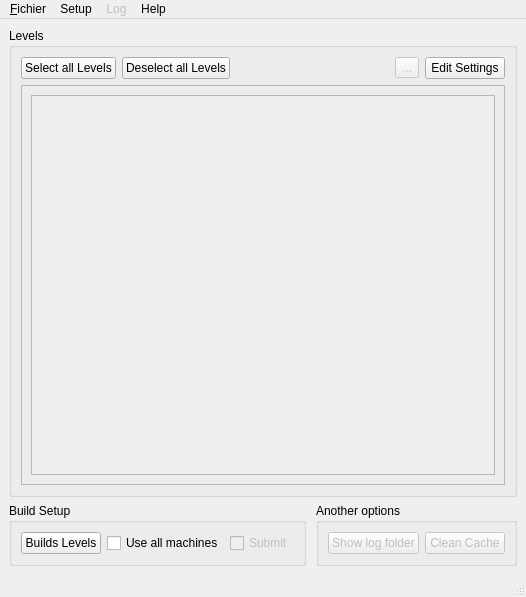
<?xml version="1.0" encoding="UTF-8"?>
<ui version="4.0">
 <class>MainWindow</class>
 <widget class="QMainWindow" name="MainWindow">
  <property name="geometry">
   <rect>
    <x>0</x>
    <y>0</y>
    <width>526</width>
    <height>597</height>
   </rect>
  </property>
  <property name="windowTitle">
   <string>MainWindow</string>
  </property>
  <widget class="QWidget" name="centralwidget">
   <layout class="QGridLayout" name="gridLayout_2">
    <item row="0" column="0">
     <widget class="QGroupBox" name="groupBox">
      <property name="title">
       <string>Levels</string>
      </property>
      <layout class="QGridLayout" name="gridLayout">
       <item row="0" column="0">
        <layout class="QVBoxLayout" name="verticalLayout">
         <item>
          <layout class="QHBoxLayout" name="levelsToolBar">
           <item>
            <widget class="QPushButton" name="pushLevelsSelect">
             <property name="statusTip">
              <string>Select all levels</string>
             </property>
             <property name="layoutDirection">
              <enum>Qt::LeftToRight</enum>
             </property>
             <property name="locale">
              <locale language="English" country="UnitedKingdom"/>
             </property>
             <property name="text">
              <string>Select all Levels</string>
             </property>
             <property name="icon">
              <iconset>
               <normaloff>../../Resources/Icons/checklist.png</normaloff>../../Resources/Icons/checklist.png</iconset>
             </property>
             <property name="checkable">
              <bool>false</bool>
             </property>
             <property name="checked">
              <bool>false</bool>
             </property>
             <property name="flat">
              <bool>false</bool>
             </property>
            </widget>
           </item>
           <item>
            <widget class="QPushButton" name="pushLevelsDeselect">
             <property name="statusTip">
              <string>Deselect all levels</string>
             </property>
             <property name="text">
              <string>Deselect all Levels</string>
             </property>
             <property name="icon">
              <iconset>
               <normaloff>../../Resources/Icons/circle-slash.png</normaloff>../../Resources/Icons/circle-slash.png</iconset>
             </property>
            </widget>
           </item>
           <item>
            <spacer name="horizontalSpacer_6">
             <property name="orientation">
              <enum>Qt::Horizontal</enum>
             </property>
             <property name="sizeHint" stdset="0">
              <size>
               <width>40</width>
               <height>20</height>
              </size>
             </property>
            </spacer>
           </item>
           <item>
            <widget class="QToolButton" name="toolButtonRefresh">
             <property name="enabled">
              <bool>false</bool>
             </property>
             <property name="text">
              <string>...</string>
             </property>
             <property name="icon">
              <iconset>
               <normaloff>../../Resources/Icons/sync.png</normaloff>../../Resources/Icons/sync.png</iconset>
             </property>
            </widget>
           </item>
           <item>
            <widget class="QPushButton" name="toolLevelsEdit">
             <property name="statusTip">
              <string>Edit your levels choice</string>
             </property>
             <property name="text">
              <string>Edit Settings</string>
             </property>
             <property name="icon">
              <iconset>
               <normaloff>../../Resources/Icons/beaker.png</normaloff>../../Resources/Icons/beaker.png</iconset>
             </property>
            </widget>
           </item>
          </layout>
         </item>
         <item>
          <widget class="QFrame" name="frame_level">
           <property name="frameShape">
            <enum>QFrame::StyledPanel</enum>
           </property>
           <property name="frameShadow">
            <enum>QFrame::Raised</enum>
           </property>
           <layout class="QGridLayout" name="gridLayout_3">
            <item row="0" column="0">
             <widget class="QScrollArea" name="scrollArea">
              <property name="widgetResizable">
               <bool>true</bool>
              </property>
              <widget class="QWidget" name="allLevelsWidget">
               <property name="geometry">
                <rect>
                 <x>0</x>
                 <y>0</y>
                 <width>464</width>
                 <height>382</height>
                </rect>
               </property>
               <layout class="QVBoxLayout" name="verticalLayout_2">
                <item>
                 <layout class="QVBoxLayout" name="allLevelsCheck">
                  <property name="leftMargin">
                   <number>6</number>
                  </property>
                  <property name="topMargin">
                   <number>6</number>
                  </property>
                  <property name="rightMargin">
                   <number>6</number>
                  </property>
                  <property name="bottomMargin">
                   <number>6</number>
                  </property>
                 </layout>
                </item>
                <item>
                 <spacer name="verticalSpacer">
                  <property name="orientation">
                   <enum>Qt::Vertical</enum>
                  </property>
                  <property name="sizeHint" stdset="0">
                   <size>
                    <width>20</width>
                    <height>40</height>
                   </size>
                  </property>
                 </spacer>
                </item>
               </layout>
              </widget>
             </widget>
            </item>
           </layout>
          </widget>
         </item>
        </layout>
       </item>
      </layout>
      <zorder></zorder>
     </widget>
    </item>
    <item row="1" column="0">
     <layout class="QHBoxLayout" name="horizontalLayout_3">
      <item>
       <widget class="QGroupBox" name="groupBox_2">
        <property name="title">
         <string>Build Setup</string>
        </property>
        <layout class="QHBoxLayout" name="horizontalLayout_2">
         <item>
          <layout class="QHBoxLayout" name="horizontalLayout">
           <item>
            <widget class="QPushButton" name="pushToolsBuils">
             <property name="statusTip">
              <string>Build all level(s) selected</string>
             </property>
             <property name="text">
              <string>Builds Levels</string>
             </property>
             <property name="icon">
              <iconset>
               <normaloff>../../Resources/Icons/gear.png</normaloff>../../Resources/Icons/gear.png</iconset>
             </property>
             <property name="iconSize">
              <size>
               <width>16</width>
               <height>16</height>
              </size>
             </property>
            </widget>
           </item>
           <item>
            <widget class="QCheckBox" name="checkBoxMachines">
             <property name="enabled">
              <bool>true</bool>
             </property>
             <property name="text">
              <string>Use all machines</string>
             </property>
            </widget>
           </item>
           <item>
            <widget class="QCheckBox" name="checkBoxSubmit">
             <property name="enabled">
              <bool>false</bool>
             </property>
             <property name="text">
              <string>Submit</string>
             </property>
            </widget>
           </item>
          </layout>
         </item>
        </layout>
       </widget>
      </item>
      <item>
       <spacer name="horizontalSpacer_2">
        <property name="orientation">
         <enum>Qt::Horizontal</enum>
        </property>
        <property name="sizeHint" stdset="0">
         <size>
          <width>40</width>
          <height>20</height>
         </size>
        </property>
       </spacer>
      </item>
      <item>
       <widget class="QGroupBox" name="groupBox_3">
        <property name="title">
         <string>Another options</string>
        </property>
        <layout class="QHBoxLayout" name="horizontalLayout_4">
         <item>
          <widget class="QPushButton" name="pushButton">
           <property name="enabled">
            <bool>false</bool>
           </property>
           <property name="toolTip">
            <string>Open a folder</string>
           </property>
           <property name="statusTip">
            <string>Open log folder, give more info about the build succees or error</string>
           </property>
           <property name="text">
            <string>Show log folder</string>
           </property>
           <property name="icon">
            <iconset>
             <normaloff>../../Resources/Icons/book.png</normaloff>../../Resources/Icons/book.png</iconset>
           </property>
          </widget>
         </item>
         <item>
          <widget class="QPushButton" name="pushToolsCache">
           <property name="enabled">
            <bool>false</bool>
           </property>
           <property name="statusTip">
            <string>Clean the cache folder (not functionnal)</string>
           </property>
           <property name="text">
            <string>Clean Cache</string>
           </property>
           <property name="icon">
            <iconset>
             <normaloff>../../Resources/Icons/trashcan.png</normaloff>../../Resources/Icons/trashcan.png</iconset>
           </property>
          </widget>
         </item>
        </layout>
       </widget>
      </item>
     </layout>
    </item>
   </layout>
  </widget>
  <widget class="QMenuBar" name="menubar">
   <property name="geometry">
    <rect>
     <x>0</x>
     <y>0</y>
     <width>526</width>
     <height>21</height>
    </rect>
   </property>
   <widget class="QMenu" name="menu_Fichier">
    <property name="toolTip">
     <string extracomment="Je suis un menu"/>
    </property>
    <property name="title">
     <string>&amp;Fichier</string>
    </property>
    <widget class="QMenu" name="menuLoad">
     <property name="title">
      <string>Load</string>
     </property>
     <property name="icon">
      <iconset>
       <normaloff>../../Resources/Icons/link-external.png</normaloff>../../Resources/Icons/link-external.png</iconset>
     </property>
     <addaction name="actionLoad_Lastproject"/>
     <addaction name="separator"/>
     <addaction name="actionLoad_Placeholder"/>
    </widget>
    <addaction name="actionNew_Setup"/>
    <addaction name="actionSave_Copy"/>
    <addaction name="menuLoad"/>
    <addaction name="separator"/>
    <addaction name="actionExit"/>
   </widget>
   <widget class="QMenu" name="menuSetup">
    <property name="title">
     <string>Setup</string>
    </property>
    <addaction name="actionProject"/>
    <addaction name="actionNetworks"/>
    <addaction name="actionCSV"/>
   </widget>
   <widget class="QMenu" name="menuLog">
    <property name="enabled">
     <bool>false</bool>
    </property>
    <property name="title">
     <string>Log</string>
    </property>
    <addaction name="actionShow_log_folder"/>
    <addaction name="actionClean_Log"/>
   </widget>
   <widget class="QMenu" name="menuHelp">
    <property name="title">
     <string>Help</string>
    </property>
    <addaction name="actionAbout"/>
    <addaction name="actionShortcut"/>
   </widget>
   <addaction name="menu_Fichier"/>
   <addaction name="menuSetup"/>
   <addaction name="menuLog"/>
   <addaction name="menuHelp"/>
  </widget>
  <widget class="QStatusBar" name="statusbar">
   <property name="enabled">
    <bool>true</bool>
   </property>
   <property name="toolTip">
    <string>Information</string>
   </property>
   <property name="statusTip">
    <string>Statut Bars | B-Blue4</string>
   </property>
   <property name="autoFillBackground">
    <bool>false</bool>
   </property>
  </widget>
  <action name="actionNew_Setup">
   <property name="checked">
    <bool>false</bool>
   </property>
   <property name="icon">
    <iconset>
     <normaloff>../../Resources/Icons/file.png</normaloff>../../Resources/Icons/file.png</iconset>
   </property>
   <property name="text">
    <string>New Setup</string>
   </property>
   <property name="toolTip">
    <string>New Setup</string>
   </property>
   <property name="statusTip">
    <string>Create a news projects</string>
   </property>
   <property name="shortcut">
    <string>Ctrl+N</string>
   </property>
  </action>
  <action name="actionExit">
   <property name="icon">
    <iconset>
     <normaloff>../../Resources/Icons/sign-out.png</normaloff>../../Resources/Icons/sign-out.png</iconset>
   </property>
   <property name="text">
    <string>Exit</string>
   </property>
   <property name="statusTip">
    <string>Close this program</string>
   </property>
   <property name="shortcut">
    <string>Ctrl+Q</string>
   </property>
  </action>
  <action name="actionProject">
   <property name="icon">
    <iconset>
     <normaloff>../../Resources/Icons/package.png</normaloff>../../Resources/Icons/package.png</iconset>
   </property>
   <property name="text">
    <string>Projects</string>
   </property>
   <property name="statusTip">
    <string>Choose all path needed for this software</string>
   </property>
  </action>
  <action name="actionNetworks">
   <property name="icon">
    <iconset>
     <normaloff>../../Resources/Icons/globe.png</normaloff>../../Resources/Icons/globe.png</iconset>
   </property>
   <property name="text">
    <string>Networks</string>
   </property>
   <property name="statusTip">
    <string>Find all setup to configure your network</string>
   </property>
  </action>
  <action name="actionCSV">
   <property name="icon">
    <iconset>
     <normaloff>../../Resources/Icons/git-branch.png</normaloff>../../Resources/Icons/git-branch.png</iconset>
   </property>
   <property name="text">
    <string>CSV</string>
   </property>
   <property name="statusTip">
    <string>Choose all setup for your CSV software</string>
   </property>
  </action>
  <action name="actionShow_log_folder">
   <property name="enabled">
    <bool>true</bool>
   </property>
   <property name="text">
    <string>Show log folder</string>
   </property>
   <property name="statusTip">
    <string>Open the log folder</string>
   </property>
  </action>
  <action name="actionClean_Log">
   <property name="enabled">
    <bool>true</bool>
   </property>
   <property name="text">
    <string>Clean Log</string>
   </property>
   <property name="statusTip">
    <string>Clean the cache folder, can be resolve build light error</string>
   </property>
  </action>
  <action name="actionAbout">
   <property name="icon">
    <iconset>
     <normaloff>../../Resources/Icons/issues-closed.png</normaloff>../../Resources/Icons/issues-closed.png</iconset>
   </property>
   <property name="text">
    <string>About and Updates</string>
   </property>
   <property name="statusTip">
    <string>Information and Licence about this software</string>
   </property>
   <property name="shortcut">
    <string>F1</string>
   </property>
  </action>
  <action name="actionShortcut">
   <property name="icon">
    <iconset>
     <normaloff>../../Resources/Icons/pencil.png</normaloff>../../Resources/Icons/pencil.png</iconset>
   </property>
   <property name="text">
    <string>Shortcut</string>
   </property>
   <property name="statusTip">
    <string>Show all shortcut for this software</string>
   </property>
  </action>
  <action name="actionOuvrir">
   <property name="text">
    <string>Open Setup</string>
   </property>
   <property name="statusTip">
    <string>Choose the project you want open</string>
   </property>
   <property name="shortcut">
    <string>Ctrl+O</string>
   </property>
  </action>
  <action name="actionSave_Copy">
   <property name="icon">
    <iconset>
     <normaloff>../../Resources/Icons/pencil.png</normaloff>../../Resources/Icons/pencil.png</iconset>
   </property>
   <property name="text">
    <string>Save As</string>
   </property>
   <property name="statusTip">
    <string>Save your project</string>
   </property>
   <property name="shortcut">
    <string>Ctrl+S</string>
   </property>
  </action>
  <action name="actionLoad_Lastproject">
   <property name="text">
    <string>Open a Project</string>
   </property>
   <property name="statusTip">
    <string>Load the last project create</string>
   </property>
   <property name="shortcut">
    <string>Ctrl+O</string>
   </property>
  </action>
  <action name="actionLoad_Placeholder">
   <property name="text">
    <string>Placeholder</string>
   </property>
  </action>
  <action name="actionSave_As">
   <property name="text">
    <string>Save As</string>
   </property>
  </action>
 </widget>
 <resources/>
 <connections>
  <connection>
   <sender>actionExit</sender>
   <signal>triggered()</signal>
   <receiver>MainWindow</receiver>
   <slot>close()</slot>
   <hints>
    <hint type="sourcelabel">
     <x>-1</x>
     <y>-1</y>
    </hint>
    <hint type="destinationlabel">
     <x>262</x>
     <y>298</y>
    </hint>
   </hints>
  </connection>
 </connections>
</ui>
